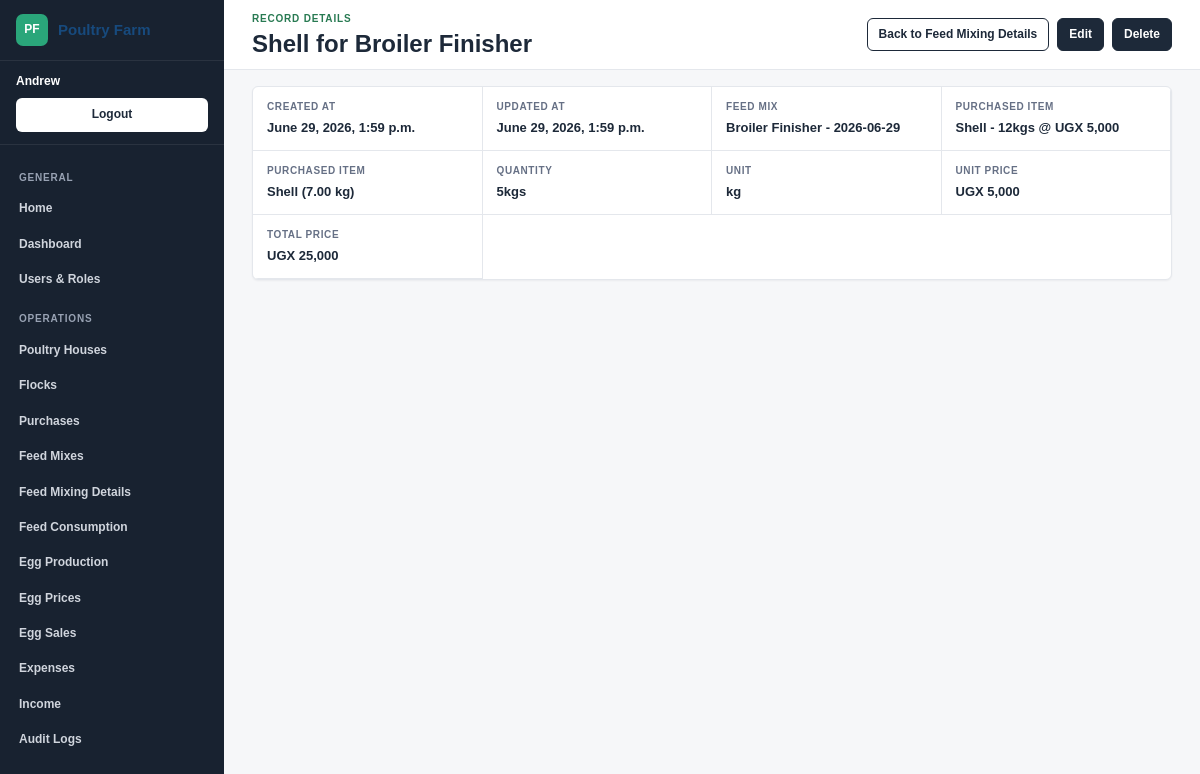
The page /records/feed-mix-details/11/ (signed in) on the database its author committed.
### PoutryManagementSysyem/models.py (models this page shows, shortened)
class TimeStampedModel(models.Model):
    created_at = models.DateTimeField(auto_now_add=True)
    updated_at = models.DateTimeField(auto_now=True)
    class Meta:
        abstract = True

class FeedMixDetail(TimeStampedModel):
    feed_mix = models.ForeignKey(FeedMix, on_delete=models.CASCADE, related_name='details')
    purchase = models.ForeignKey(
        Purchase,
        on_delete=models.PROTECT,
        related_name='feed_mix_details',
        null=True,
        blank=True,
    )
    inventory_item = models.ForeignKey(InventoryItem, on_delete=models.PROTECT, related_name='feed_mix_details')
    quantity = models.DecimalField(max_digits=12, decimal_places=2)
    unit = models.CharField(max_length=30, default='kg')
    unit_price = models.DecimalField(max_digits=12, decimal_places=2)
    total_price = models.DecimalField(max_digits=12, decimal_places=2, editable=False, default=0)
    class Meta:
        ordering = ['inventory_item__item_name']
    def __str__(self):
        return f'{self.inventory_item.item_name} for {self.feed_mix.mix_name}'

class InventoryItem(TimeStampedModel):
    item_name = models.CharField(max_length=120, unique=True)
    category = models.CharField(max_length=80)
    unit = models.CharField(max_length=30, default='kg')
    current_stock = models.DecimalField(max_digits=12, decimal_places=2, default=0)
    reorder_level = models.DecimalField(max_digits=12, decimal_places=2, default=0)
    class Meta:
        ordering = ['item_name']
    def __str__(self):
        return f'{self.item_name} ({self.current_stock} {self.unit})'

class FeedMix(TimeStampedModel):
    detail_properties = ['total_quantity', 'total_unit_price', 'total_cost', 'stock']
    LAYER_FORMULA = 'Layer Formula'
    GROWER_FORMULA = 'Grower Formula'
    PROTEIN_MIX = 'Protein Mix'
    EMPTY_FORMULA = 'Empty Formula'
    CHICK_STARTER = 'Chick Starter'
    BROILER_STARTER = 'Broiler Starter'
    BROILER_GROWER = 'Broiler Grower'
    BROILER_FINISHER = 'Broiler Finisher'
    LAYER_MASH = 'Layer Mash'
    GROWER_MASH = 'Grower Mash'
    DEVELOPER_MASH = 'Developer Mash'
    BREEDER_MASH = 'Breeder Mash'
    ENERGY_MIX = 'Energy Mix'
    UNLINKED_FORMULA = 'Unlinked Formula'
    CUSTOM_MIX = 'Custom Mix'
    MIX_NAME_CHOICES = [
        (LAYER_FORMULA, 'Layer Formula'),
        (GROWER_FORMULA, 'Grower Formula'),
        (PROTEIN_MIX, 'Protein Mix'),
        (CHICK_STARTER, 'Chick Starter'),
        (BROILER_STARTER, 'Broiler Starter'),
        (BROILER_GROWER, 'Broiler Grower'),
        (BROILER_FINISHER, 'Broiler Finisher'),
        (LAYER_MASH, 'Layer Mash'),
        (GROWER_MASH, 'Grower Mash'),
        (DEVELOPER_MASH, 'Developer Mash'),
        (BREEDER_MASH, 'Breeder Mash'),
        (ENERGY_MIX, 'Energy Mix'),
        (EMPTY_FORMULA, 'Empty Formula'),
        (UNLINKED_FORMULA, 'Unlinked Formula'),
        (CUSTOM_MIX, 'Custom Mix'),
    ]
    MIX_INGREDIENTS = {
        LAYER_FORMULA: ['Maize Bran', 'Whole Maize', 'Maize Germ', 'Wheat Bran', 'Rice Bran', 'Soya', 'Soybean Meal', 'Cotton Cake', 'Sunflower Cake', 'Concentrate', 'Fish Meal', 'Blood Meal', 'Bone Meal', 'Meat And Bone Meal', 'Shell', 'Oyster Shell', 'Limestone', 'DCP', 'Salt', 'Vitamin Premix', 'Mineral Premix', 'Lysine', 'Methionine', 'Toxin Binder'],
        GROWER_FORMULA: ['Maize Bran', 'Whole Maize', 'Maize Germ', 'Wheat Bran', 'Wheat Pollard', 'Soya', 'Soybean Meal', 'Cotton Cake', 'Groundnut Cake', 'Concentrate', 'Fish Meal', 'Bone Meal', 'Salt', 'Vitamin Premix', 'Mineral Premix', 'Lysine', 'Methionine'],
        PROTEIN_MIX: ['Soya', 'Soybean Meal', 'Cotton Cake', 'Groundnut Cake', 'Sunflower Cake', 'Sesame Cake', 'Palm Kernel Cake', 'Concentrate', 'Fish Meal', 'Blood Meal', 'Bone Meal', 'Meat And Bone Meal', 'Vitamin Premix', 'Amino Acid Premix', 'Lysine', 'Methionine'],
        CHICK_STARTER: ['Chick Starter', 'Chick Mash', 'Maize Bran', 'Whole Maize', 'Soya', 'Soybean Meal', 'Fish Meal', 'Blood Meal', 'Bone Meal', 'DCP', 'Vitamin Premix', 'Mineral Premix', 'Lysine', 'Methionine'],
        BROILER_STARTER: ['Broiler Starter', 'Broiler Pellets', 'Maize Bran', 'Whole Maize', 'Soya', 'Soybean Meal', 'Fish Meal', 'Blood Meal', 'Bone Meal', 'DCP', 'Vitamin Premix', 'Mineral Premix', 'Lysine', 'Methionine'],
        BROILER_GROWER: ['Broiler Grower', 'Broiler Pellets', 'Maize Bran', 'Whole Maize', 'Wheat Bran', 'Soya', 'Soybean Meal', 'Cotton Cake', 'Groundnut Cake', 'Concentrate', 'Bone Meal', 'DCP', 'Vitamin Premix', 'Lysine', 'Methionine'],
        BROILER_FINISHER: ['Broiler Finisher', 'Broiler Pellets', 'Maize Bran', 'Whole Maize', 'Wheat Bran', 'Soya', 'Soybean Meal', 'Cotton Cake', 'Groundnut Cake', 'Concentrate', 'Bone Meal', 'DCP', 'Vitamin Premix', 'Lysine', 'Methionine'],
        LAYER_MASH: ['Layer Mash', 'Layer Pellets', 'Maize Bran', 'Whole Maize', 'Maize Germ', 'Wheat Bran', 'Soya', 'Soybean Meal', 'Cotton Cake', 'Shell', 'Oyster Shell', 'Limestone', 'DCP', 'Salt', 'Vitamin Premix', 'Mineral Premix', 'Lysine', 'Methionine'],
        GROWER_MASH: ['Grower Mash', 'Grower Pellets', 'Maize Bran', 'Whole Maize', 'Wheat Bran', 'Soya', 'Soybean Meal', 'Cotton Cake', 'Concentrate', 'Salt', 'Vitamin Premix', 'Mineral Premix'],
        DEVELOPER_MASH: ['Maize Bran', 'Whole Maize', 'Wheat Bran', 'Wheat Pollard', 'Soya', 'Soybean Meal', 'Cotton Cake', 'Concentrate', 'Bone Meal', 'DCP', 'Salt', 'Vitamin Premix', 'Mineral Premix'],
        BREEDER_MASH: ['Maize Bran', 'Whole Maize', 'Soya', 'Soybean Meal', 'Cotton Cake', 'Fish Meal', 'Bone Meal', 'Shell', 'Oyster Shell', 'Limestone', 'DCP', 'Vitamin Premix', 'Mineral Premix', 'Lysine', 'Methionine'],
        ENERGY_MIX: ['Maize Bran', 'Whole Maize', 'Maize Germ', 'Wheat Bran', 'Wheat Pollard', 'Rice Bran', 'Broken Rice', 'Sorghum', 'Millet', 'Cassava Flour', 'Sunflower Cake', 'Concentrate', 'Molasses'],
        CUSTOM_MIX: [item_name for item_name, _ in Purchase.ITEM_NAME_CHOICES],
    }
    mix_name = models.CharField(max_length=120, choices=MIX_NAME_CHOICES)
    item_name = models.CharField(max_length=120, choices=Purchase.ITEM_NAME_CHOICES, default='Maize Bran')
    purchase = models.ForeignKey(
        Purchase,
        on_delete=models.PROTECT,
        related_name='feed_mixes',
        null=True,
        blank=True,
    )
    mixing_date = models.DateField(default=timezone.localdate)
    quantity = models.DecimalField(max_digits=12, decimal_places=2, default=0)
    unit_price = models.DecimalField(max_digits=12, decimal_places=2, default=0)
    total_amount = models.DecimalField(max_digits=12, decimal_places=2, editable=False, default=0)
    stock = models.DecimalField(max_digits=12, decimal_places=2, default=0)
    remarks = models.TextField(blank=True)
    class Meta:
        ordering = ['-mixing_date', 'mix_name']
    @property
    def total_quantity(self):
        detail_total = self.details.aggregate(total=Sum('quantity'))['total']
        return detail_total if detail_total is not None else self.quantity
    @property
    def total_cost(self):
        detail_total = self.details.aggregate(total=Sum('total_price'))['total']
        return detail_total if detail_total is not None else self.total_amount
    @property
    def total_unit_price(self):
        detail_total = self.details.aggregate(total=Sum('unit_price'))['total']
        return detail_total if detail_total is not None else self.unit_price
    def __str__(self):
        return f'{self.mix_name} - {self.mixing_date}'

### PoutryManagementSysyem/views.py (the view)
# urls.py: path('records/<slug:model_slug>/<int:pk>/', views.record_detail, name='record_detail'),
@login_required
def record_detail(request, model_slug, pk):
    config = get_crud_config(model_slug)
    if not config:
        return redirect('poultry:crud_index')
    require_model_permission(request, config['model'], 'view')
    obj = get_object_or_404(config['model'], pk=pk)
    return render(request, 'PoutryManagementSysyem/record_detail.html', {
        'config': config,
        'model_slug': model_slug,
        'object': obj,
        'rows': object_rows(obj),
        'can_change': not config.get('read_only') and has_model_permission(request.user, config['model'], 'change'),
        'can_delete': not config.get('read_only') and has_model_permission(request.user, config['model'], 'delete'),
    })

### PoutryManagementSysyem/views.py (called while the page is built, shortened)
def get_crud_config(slug):
    return CRUD_MODELS.get(slug)

def model_permission(model, action):
    return f'{model._meta.app_label}.{action}_{model._meta.model_name}'

def has_model_permission(user, model, action):
    return user.has_perm(model_permission(model, action))

def require_model_permission(request, model, action):
    if not has_model_permission(request.user, model, action):
        raise PermissionDenied

def format_label(value):
    labels = {
        'inventory_item': 'Purchased Item',
        'purchase': 'Purchased Item',
        'total_quantity': 'Quantity',
        'total_unit_price': 'Unit Price',
        'total_cost': 'Total Amount',
        'stock': 'Stock',
        'number_of_birds': 'Number Of Birds Purchased',
        'remarks_status': 'Remarks',
    }
    if value in labels:
        return labels[value]
    return value.replace('_', ' ').title()

def format_decimal(value):
    decimal_value = Decimal(value)
    if decimal_value == decimal_value.to_integral():
        return f'{decimal_value:,.0f}'
    return f'{decimal_value.normalize():,f}'

def display_unit(unit, quantity):
    units = {
        'kg': 'kg' if Decimal(quantity) == Decimal('1') else 'kgs',
        'pc': 'pc' if Decimal(quantity) == Decimal('1') else 'pcs',
        'litre': 'litre' if Decimal(quantity) == Decimal('1') else 'litres',
        'bottle': 'bottle' if Decimal(quantity) == Decimal('1') else 'bottles',
    }
    return units.get(unit, unit)

def format_currency(value):
    return f'UGX {Decimal(value):,.0f}'

def format_quantity_with_unit(quantity, unit):
    return f'{format_decimal(quantity)}{display_unit(unit, quantity)}'

def format_cell_value(obj, column):
    value = getattr(obj, column)
    if isinstance(obj, FeedMixDetail):
        if column == 'purchase':
            purchase = obj.purchase
            if purchase:
                return f'{purchase.item_name} - {format_quantity_with_unit(purchase.quantity, purchase.unit)} @ {format_currency(purchase.unit_price)}'
            return obj.inventory_item
        if column == 'quantity':
            return format_quantity_with_unit(value, obj.unit)
        if column in {'unit_price', 'total_price'}:
            return format_currency(value)
    if isinstance(obj, EggProduction):
        if column in {'sold_eggs', 'egg_balance', 'loose_egg_balance'}:
            return f'{format_decimal(value)} eggs'
        if column == 'tray_balance':
            return f'{format_decimal(value)} trays'
    return value

### PoutryManagementSysyem/templates/PoutryManagementSysyem/record_detail.html (shortened to what this page needs)
{% extends 'PoutryManagementSysyem/base_app.html' %}
{% block eyebrow %}Record details{% endblock %}
{% block page_title %}{{ object }}{% endblock %}
{% block page_actions %}
    <a href="{% url 'poultry:record_list' model_slug %}">Back to {{ config.title }}</a>
    {% if can_change %}
        <a href="{% url 'poultry:record_update' model_slug object.pk %}">Edit</a>
    {% endif %}
    {% if can_delete %}
        <a href="{% url 'poultry:record_delete' model_slug object.pk %}">Delete</a>
    {% endif %}
{% endblock %}
{% block content %}
    <section class="detail-panel detail-panel-{{ model_slug }}">
        {% for row in rows %}
            <article>
                <span>{{ row.label }}</span>
                <strong>{{ row.value|default:"-" }}</strong>
            </article>
        {% endfor %}
    </section>
{% endblock %}

### PoutryManagementSysyem/templates/PoutryManagementSysyem/base_app.html (shortened to what this page needs)
{% load static %}
<!doctype html>
<html lang="en">
<head>
    <link rel="stylesheet" href="{% static 'PoutryManagementSysyem/styles.css' %}">
</head>
<body class="admin-layout">
    <aside class="app-sidebar" aria-label="Application navigation">
        <a class="sidebar-brand" href="/">
            <span>PF</span>
            <strong>Poultry Farm</strong>
        </a>
        {% if user.is_authenticated %}
            <div class="sidebar-user">
                <span>{{ user.get_username }}</span>
                <form method="post" action="{% url 'logout' %}">
                    <button type="submit">Logout</button>
                </form>
            </div>
        {% endif %}
        <nav class="sidebar-nav">
            <span class="nav-section">General</span>
            <a href="/">Home</a>
            <a href="{% url 'poultry:dashboard' %}">Dashboard</a>
            {% if perms.auth.view_user or perms.auth.view_group %}
                <a href="{% url 'poultry:user_list' %}">Users & Roles</a>
            {% endif %}
            <span class="nav-section">Operations</span>
            {% if perms.PoutryManagementSysyem.view_poultryhouse %}
                <a href="{% url 'poultry:record_list' 'houses' %}">Poultry Houses</a>
            {% endif %}
            {% if perms.PoutryManagementSysyem.view_flock %}
                <a href="{% url 'poultry:record_list' 'flocks' %}">Flocks</a>
            {% endif %}
            {% if perms.PoutryManagementSysyem.view_purchase %}
                <a href="{% url 'poultry:record_list' 'purchases' %}">Purchases</a>
            {% endif %}
            {% if perms.PoutryManagementSysyem.view_feedmix %}
                <a href="{% url 'poultry:record_list' 'feed-mixes' %}">Feed Mixes</a>
            {% endif %}
            {% if perms.PoutryManagementSysyem.view_feedmixdetail %}
                <a href="{% url 'poultry:record_list' 'feed-mix-details' %}">Feed Mixing Details</a>
            {% endif %}
            {% if perms.PoutryManagementSysyem.view_feedconsumption %}
                <a href="{% url 'poultry:record_list' 'feed-consumption' %}">Feed Consumption</a>
            {% endif %}
            {% if perms.PoutryManagementSysyem.view_eggproduction %}
                <a href="{% url 'poultry:record_list' 'egg-production' %}">Egg Production</a>
            {% endif %}
            {% if perms.PoutryManagementSysyem.view_eggprice %}
                <a href="{% url 'poultry:record_list' 'egg-prices' %}">Egg Prices</a>
            {% endif %}
            {% if perms.PoutryManagementSysyem.view_eggsale %}
                <a href="{% url 'poultry:record_list' 'egg-sales' %}">Egg Sales</a>
            {% endif %}
            {% if perms.PoutryManagementSysyem.view_expense %}
                <a href="{% url 'poultry:record_list' 'expenses' %}">Expenses</a>
            {% endif %}
            {% if perms.PoutryManagementSysyem.view_income %}
                <a href="{% url 'poultry:record_list' 'income' %}">Income</a>
            {% endif %}
            {% if perms.PoutryManagementSysyem.view_auditlog %}
                <a href="{% url 'poultry:record_list' 'audit-logs' %}">Audit Logs</a>
            {% endif %}
        </nav>
    </aside>
    <div class="app-shell">
        <header class="app-topbar">
            <div>
                <div class="eyebrow">{% block eyebrow %}Farm management{% endblock %}</div>
                <h1>{% block page_title %}Poultry Management{% endblock %}</h1>
            </div>
            <nav class="actions">
                {% block page_actions %}{% endblock %}
            </nav>
        </header>
        <main class="app-main">
            {% block content %}{% endblock %}
        </main>
    </div>
</body>
</html>

### rows shown on the page
FeedMixDetail: inventory_item+feed_mix "Shell for Broiler Finisher", value "June 29, 2026, 1:59 p.m." "June 29, 2026, 1:59 p.m." "kg"
FeedMix: label "FEED MIX", value "Broiler Finisher - 2026-06-29"
InventoryItem: label "PURCHASED ITEM", value "Shell (7.00 kg)"

### other values the page prints
{{ user.get_username }} "Andrew"
{{ config.title }} "Feed Mixing Details"
{{ row.label }} "CREATED AT" "UPDATED AT" "PURCHASED ITEM" "QUANTITY" "UNIT" "UNIT PRICE" "TOTAL PRICE"
{{ row.value|default:"-" }} "Shell - 12kgs @ UGX 5,000" "5kgs" "UGX 5,000" "UGX 25,000"
